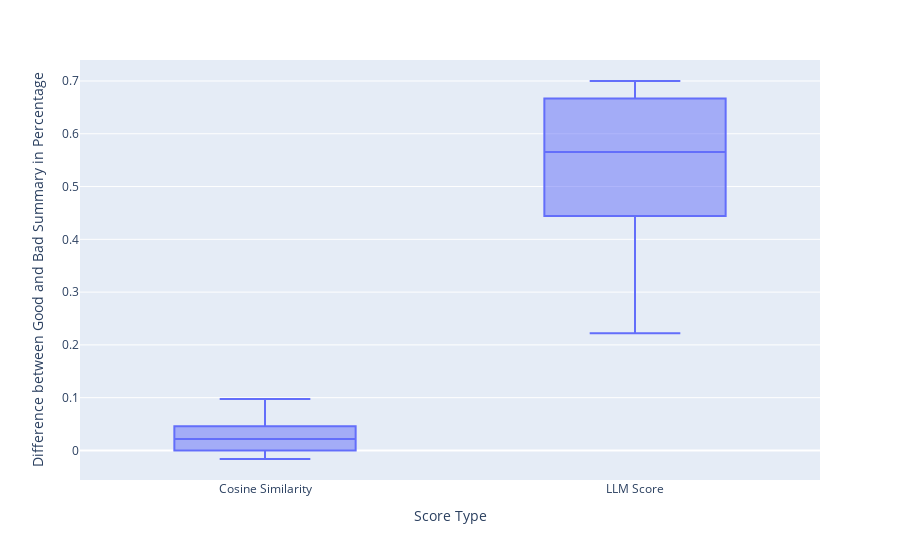

The cell this chart's notebook holds for it:
### Code cell
df_summary = df_summary.rename(columns = {'cos_similarity_percentage': 'Cosine Similarity', 'llm_score_percentage': 'LLM Score'})
df_summary[['Cosine Similarity', 'LLM Score']].plot.box(labels=dict(value="Difference between Good and Bad Summary in Percentage", variable="Score Type"))

### Figure 1 — Plotly figure (JSON) as saved in the notebook; plotly's stock layout.template omitted (floating-point values rounded to 4 significant figures)
{"data": [{"alignmentgroup": "True", "hovertemplate": "Score Type=%{x}<br>Difference between Good and Bad Summary in Percentage=%{y}<extra></extra>", "legendgroup": "", "marker": {"color": "#636efa"}, "name": "", "notched": false, "offsetgroup": "", "orientation": "v", "showlegend": false, "type": "box", "x": ["Cosine Similarity", "Cosine Similarity", "Cosine Similarity", "Cosine Similarity", "Cosine Similarity", "Cosine Similarity", "Cosine Similarity", "Cosine Similarity", "Cosine Similarity", "Cosine Similarity", "LLM Score", "LLM Score", "LLM Score", "LLM Score", "LLM Score", "LLM Score", "LLM Score", "LLM Score", "LLM Score", "LLM Score"], "x0": " ", "xaxis": "x", "y": [0, 0.05387, 0.03379, 0.04588, 0.009346, -0.0162, 0.09759, 0, 0.04053, 0, 0.2857, 0.6875, 0.4444, 0.7, 0.6667, 0.2222, 0.6633, 0.5, 0.5152, 0.6154], "y0": " ", "yaxis": "y"}], "layout": {"boxmode": "group", "legend": {"tracegroupgap": 0}, "margin": {"t": 60}, "xaxis": {"anchor": "y", "domain": [0, 1], "title": {"text": "Score Type"}}, "yaxis": {"anchor": "x", "domain": [0, 1], "title": {"text": "Difference between Good and Bad Summary in Percentage"}}}}
